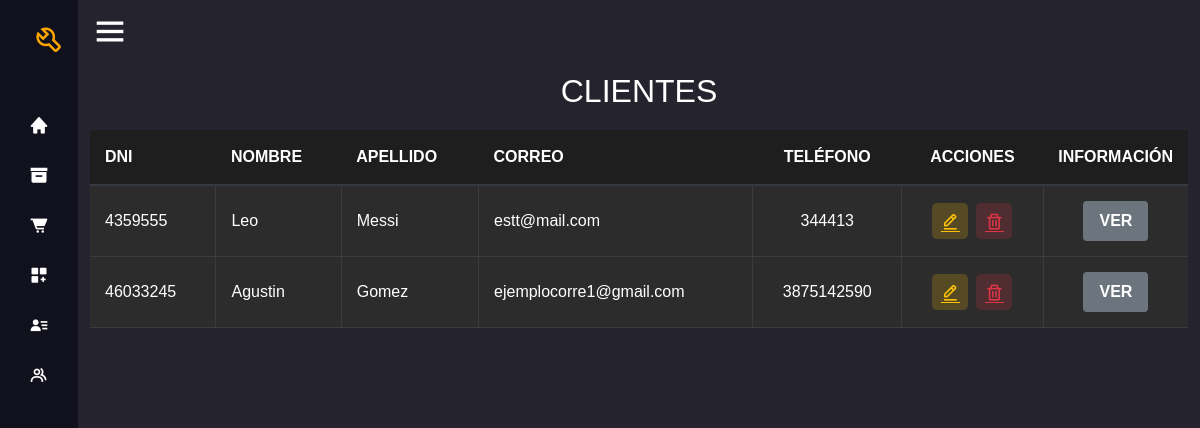
/clientes (signed in), run on an earlier commit of the app's database.
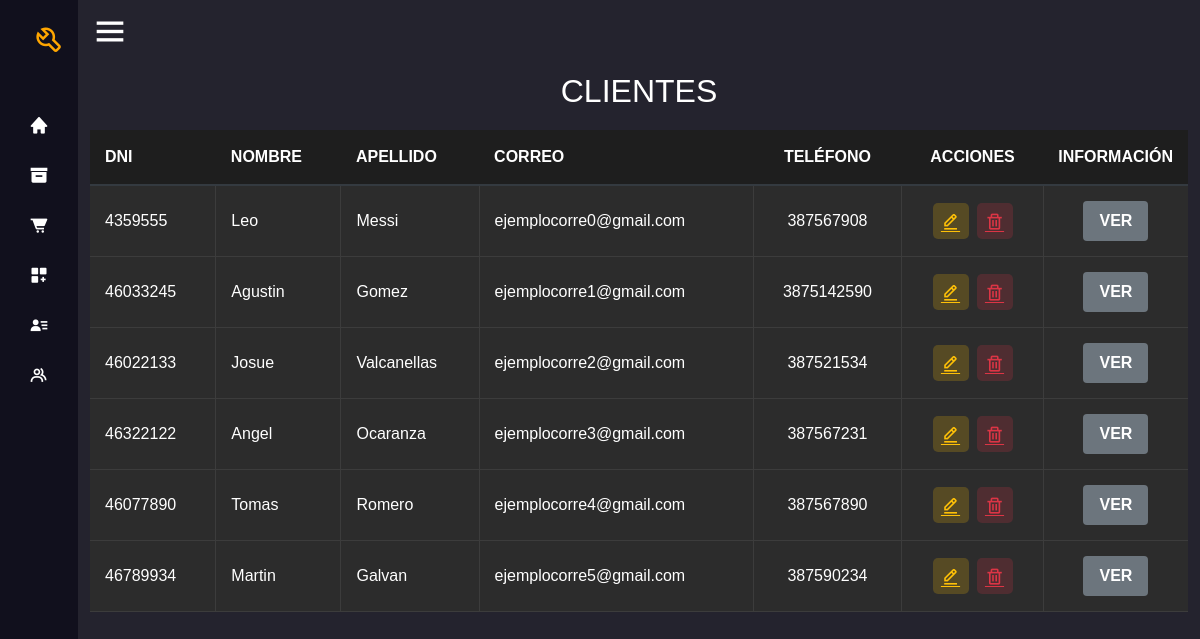
And on a later commit of the database.
### entidad/models.py (models this page shows, shortened)
class Cliente(models.Model):
    dni= models.CharField(max_length=8)
    nombre= models.CharField(max_length=30)
    apellido= models.CharField(max_length=30)
    correo= models.EmailField(max_length=40, blank=True)
    telefono= models.CharField(max_length=10)
    activo= models.BooleanField(default=True)
    class Meta:
        verbose_name = ("Cliente")
        verbose_name_plural = ("Clientes")

### entidad/views.py (the view)
# urls.py: path("clientes", views.clientes, name="clientes"),
@login_required
def clientes(request, template_name="entidad/clientes.html"):
    if not request.user.has_perm('entidad.view_cliente'):
        return redirect('permiso_denegado')
    cliente_list= Cliente.objects.filter(activo=True)
    dato={"clientes": cliente_list}
    return render(request, template_name, dato)

### templates/entidad/clientes.html (shortened to what this page needs)
{% extends "base.html" %}
{% load static %}
{% block content %}
<html lang="en">
<head>
    <link rel="stylesheet" href="{% static 'css/clientes_tabla.css' %}">
</head>
<h1 class="products-title">CLIENTES</h1>
<table class="table-custom" id="tabla-clientes">
    <thead>
        <tr>
            <th>DNI</th>
            <th>NOMBRE</th>
            <th>APELLIDO</th>
            <th>CORREO</th>
            <th>TELÉFONO</th>
            <th>ACCIONES</th>
            <th>INFORMACIÓN</th>
        </tr>
    </thead>
    <tbody>
        {% for cliente in clientes %}
            <tr>
                <td>{{ cliente.dni }}</td>
                <td>{{ cliente.nombre }}</td>
                <td>{{ cliente.apellido }}</td>
                <td>{{ cliente.correo }}</td>
                <td>{{ cliente.telefono }}</td>
                <td class="acciones-celda">
                    <div class="acciones-container">
                        <a href="{% url 'modificar_cliente' cliente.id %}" class="icon-container icon-edit">
                            <i class='bx bx-edit-alt'></i>
                        </a>
                        {% if perms.auth.add_user %}
                        <a href="{% url 'eliminar_cliente' cliente.id %}" class="icon-container icon-delete">
                            <i class='bx bx-trash'></i>
                        </a>
                        {% endif %}
                    </div>
                </td>
                <td>
                    <a href="{% url 'ventas_clientes' cliente.id %}" class="btn btn-secondary">VER</a>
                </td>
            </tr>
        {% empty %}
            <tr>
                <td colspan="7">No hay productos disponibles.</td>
            </tr>
        {% endfor %}
    </tbody>
</table>
{% endblock %}

What changed in the data, as far as the page shows it:
changed Cliente "Leo": correo "estt@mail.com" → "ejemplocorre0@gmail.com"; telefono "344413" → "387567908"
added Cliente: dni "46022133", nombre "Josue", apellido "Valcanellas", correo "ejemplocorre2@gmail.com", telefono "387521534"
added Cliente: dni "46322122", nombre "Angel", apellido "Ocaranza", correo "ejemplocorre3@gmail.com", telefono "387567231"
added Cliente: dni "46077890", nombre "Tomas", apellido "Romero", correo "ejemplocorre4@gmail.com", telefono "387567890"
added Cliente: dni "46789934", nombre "Martin", apellido "Galvan", correo "ejemplocorre5@gmail.com", telefono "387590234"
